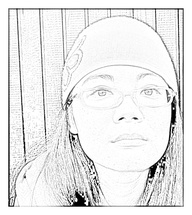
#> input picture pokemon/data/human/sketch/117402372_1.jpg, 192 x 215 px, shrunk from 714 x 800 before the run, given as the content of the folder data/pokemon/sketch/temp, which was not available
$ python sketch_generator.py
#> lines starting #> are read from the running program, lines starting #| are printed output that depends on the picture; pictures that were not available may be replaced by others from this repository, and a replacement may not be noted
import cv2
import glob
import os

images = [cv2.imread(file) for file in glob.glob("data/pokemon/sketch/temp/*.jpg")]
#> images = 1 item
filenames = []
for root, dirs, files in os.walk("data/pokemon/sketch/temp/"):
    for filename in files:
        filenames.append(filename)
index = 0
for img in images:
    # reading the image
    # img = cv2.imread('dataset/human/original/24729177_1.jpg', 1)
    # converting the image to grayscale
    img_gray = cv2.cvtColor(img, cv2.COLOR_BGR2GRAY)
    # inverting the image
    img_invert = cv2.bitwise_not(img_gray)
    # blurring or smoothing the inverted image with the kernel size (10,10)
    img_blur = cv2.blur(img_invert, (10, 10))

    """The Dodge blend function divides the bottom layer by the inverted top layer.
    This lightens the bottom layer depending on the value of the top layer.
    We have the blurred image, which highlights the boldest edges."""


    def dodgeV2(image, mask):
        return cv2.divide(image, 255 - mask, scale=256)


    final_img = dodgeV2(img_gray, img_blur)

    # displaying the sketch image
    # cv2.imshow('24729177_1.jpg', final_img)
    cv2.imwrite('data/pokemon/sketch/'+filenames[index], final_img)
    index += 1
    cv2.destroyAllWindows()
#> this loop made 1 pass
#> index on pass 1: 1
#> pass 1, `img_invert = cv2.bitwise_not(img_gray)`:
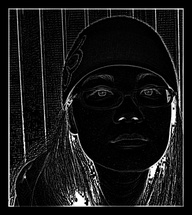
#> img_invert: shape (215, 192); min 0, max 255, mean 22.3
#> pass 1, `img_blur = cv2.blur(img_invert, (10, 10))`:
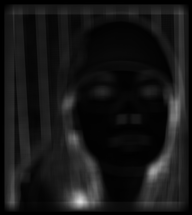
#> img_blur: shape (215, 192); min 0, max 217, mean 22.3
#> pass 1, `final_img = dodgeV2(img_gray, img_blur)`:
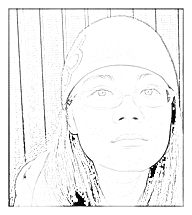
#> final_img: shape (215, 192); min 0, max 255, mean 242.6
#> after the loop, index = 1

$ run again, on pokemon/data/human/sketch/164260909_1.jpg
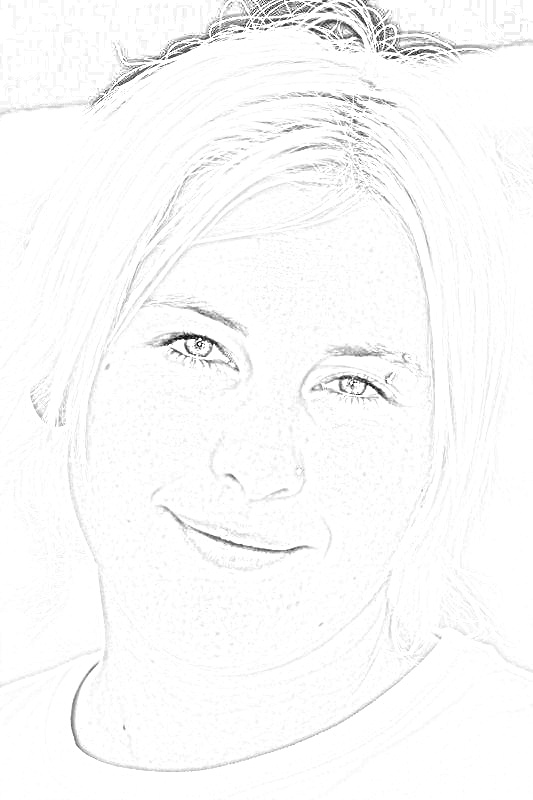
#> input picture pokemon/data/human/sketch/164260909_1.jpg, 533 x 800 px, given as the content of the folder data/pokemon/sketch/temp, which was not available
#> images = 1 item
#> the loop `for img in images: # reading the image # img = cv2.imread('dataset/hum..` made 1 pass
#> index on pass 1: 1
#> pass 1, `img_invert = cv2.bitwise_not(img_gray)`:
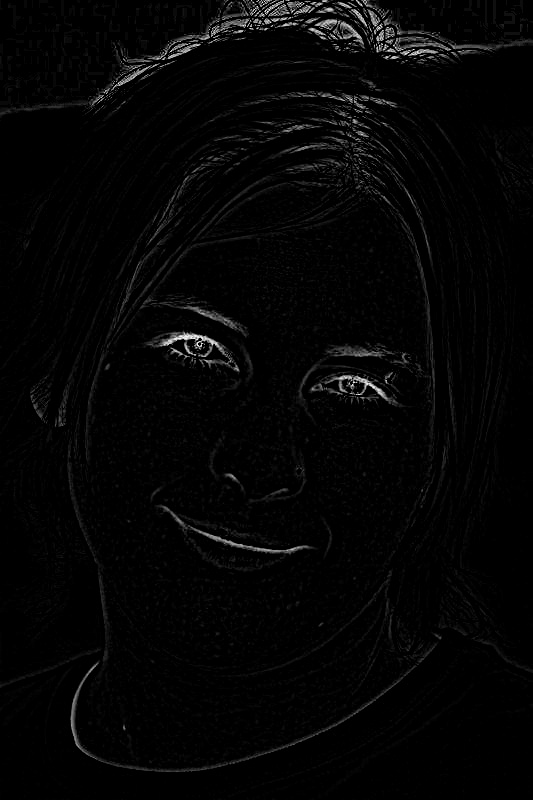
#> img_invert: shape (800, 533); min 0, max 255, mean 5.1
#> pass 1, `img_blur = cv2.blur(img_invert, (10, 10))`:
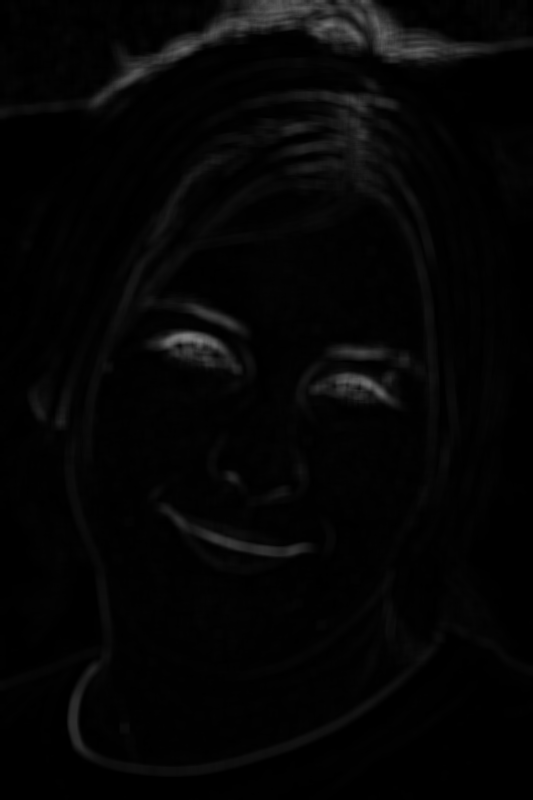
#> img_blur: shape (800, 533); min 0, max 127, mean 5.1
#> after the loop `for img in images:`: index = 1

$ run again, on pokemon/data/human/sketch/213643624_2.jpg
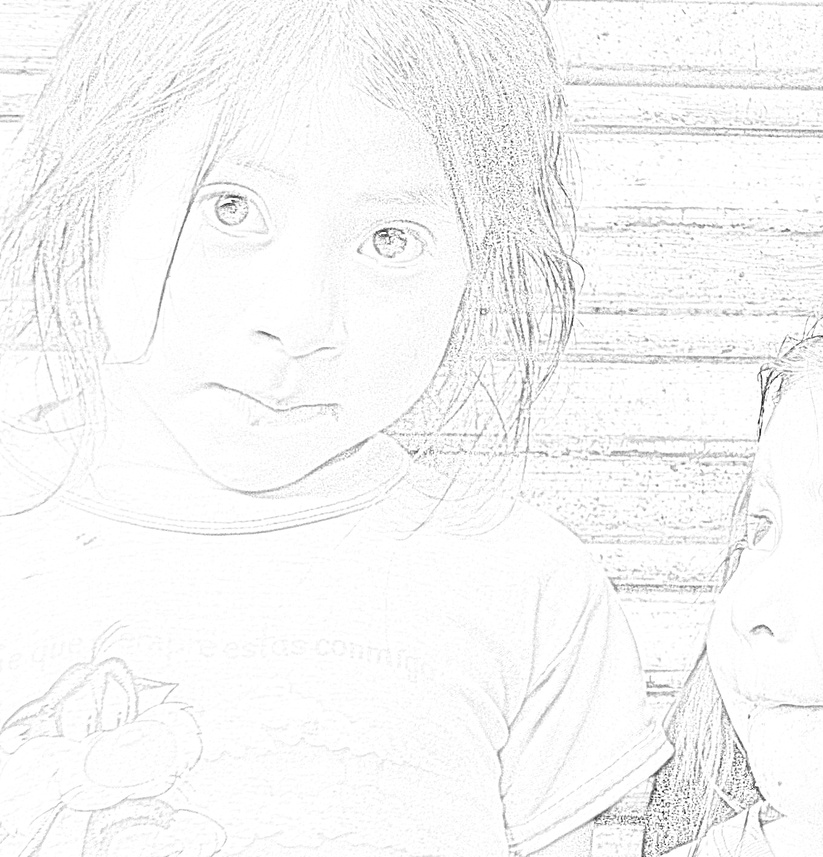
#> input picture pokemon/data/human/sketch/213643624_2.jpg, 823 x 857 px, shrunk from 1359 x 1415 before the run, given as the content of the folder data/pokemon/sketch/temp, which was not available
#> images = 1 item
#> the loop `for img in images: # reading the image # img = cv2.imread('dataset/hum..` made 1 pass
#> index on pass 1: 1
#> pass 1, `img_invert = cv2.bitwise_not(img_gray)`:
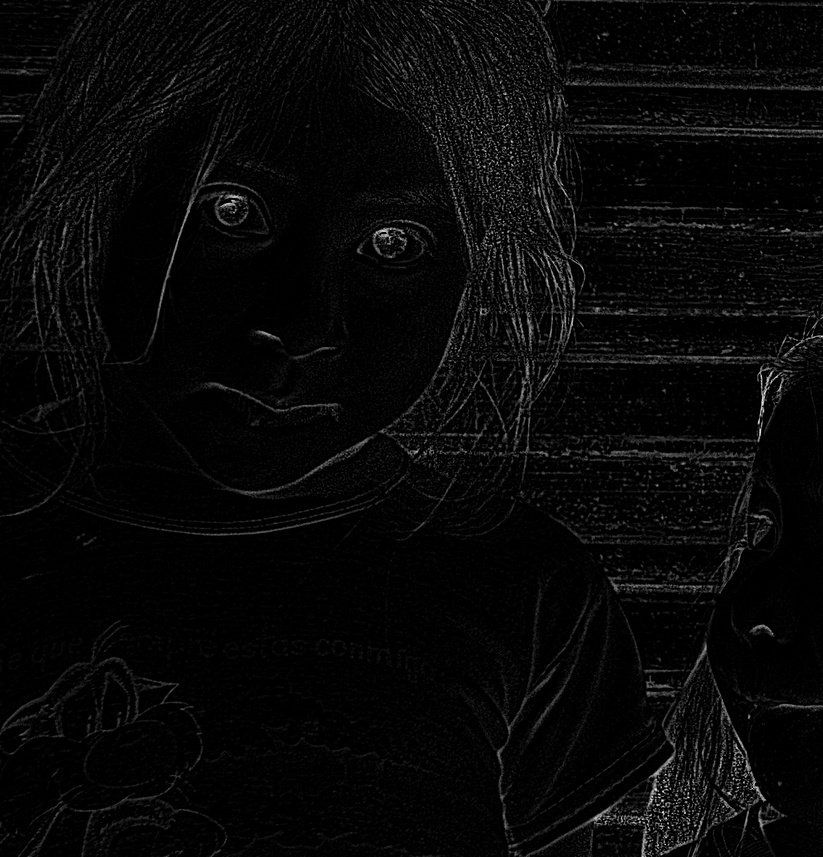
#> img_invert: shape (857, 823); min 0, max 255, mean 8.2
#> pass 1, `img_blur = cv2.blur(img_invert, (10, 10))`:
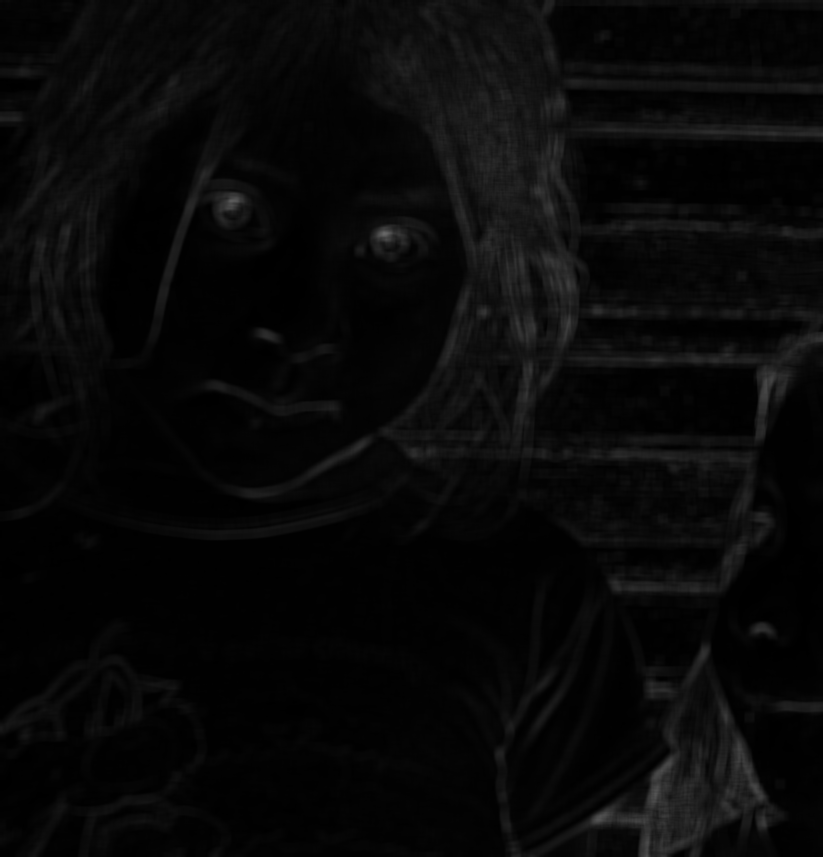
#> img_blur: shape (857, 823); min 0, max 104, mean 8.2
#> after the loop `for img in images:`: index = 1
